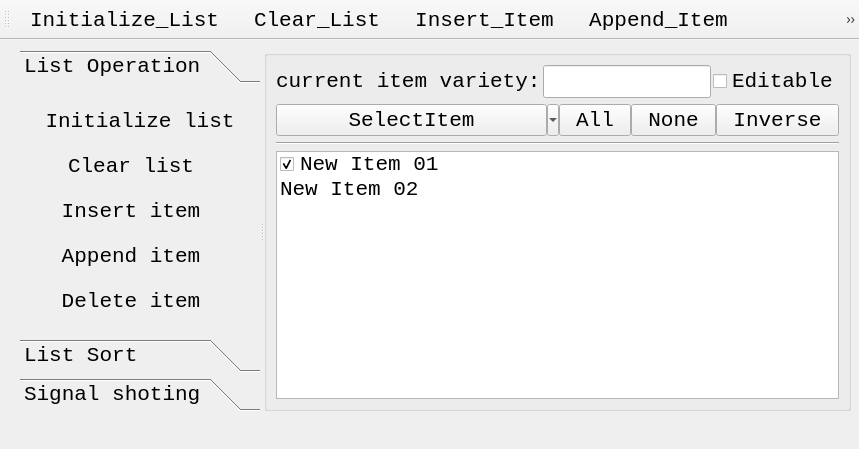
<?xml version="1.0" encoding="UTF-8"?>
<ui version="4.0">
 <class>TestListWidgetToolButton</class>
 <widget class="QMainWindow" name="TestListWidgetToolButton">
  <property name="geometry">
   <rect>
    <x>0</x>
    <y>0</y>
    <width>859</width>
    <height>449</height>
   </rect>
  </property>
  <property name="font">
   <font>
    <family>Consolas</family>
    <pointsize>16</pointsize>
   </font>
  </property>
  <property name="windowTitle">
   <string>TestListWidgetToolButton</string>
  </property>
  <widget class="QWidget" name="centralwidget">
   <widget class="QSplitter" name="splitter">
    <property name="geometry">
     <rect>
      <x>20</x>
      <y>10</y>
      <width>831</width>
      <height>361</height>
     </rect>
    </property>
    <property name="sizePolicy">
     <sizepolicy hsizetype="Expanding" vsizetype="Expanding">
      <horstretch>0</horstretch>
      <verstretch>0</verstretch>
     </sizepolicy>
    </property>
    <property name="orientation">
     <enum>Qt::Horizontal</enum>
    </property>
    <widget class="QToolBox" name="toolBox">
     <property name="sizePolicy">
      <sizepolicy hsizetype="Expanding" vsizetype="Expanding">
       <horstretch>0</horstretch>
       <verstretch>0</verstretch>
      </sizepolicy>
     </property>
     <property name="minimumSize">
      <size>
       <width>240</width>
       <height>0</height>
      </size>
     </property>
     <property name="currentIndex">
      <number>0</number>
     </property>
     <widget class="QWidget" name="page_01">
      <property name="geometry">
       <rect>
        <x>0</x>
        <y>0</y>
        <width>240</width>
        <height>244</height>
       </rect>
      </property>
      <attribute name="icon">
       <iconset resource="icons.qrc">
        <normaloff>:/icons/410.bmp</normaloff>:/icons/410.bmp</iconset>
      </attribute>
      <attribute name="label">
       <string>List Operation</string>
      </attribute>
      <layout class="QGridLayout" name="gridLayout">
       <item row="0" column="0">
        <widget class="QToolButton" name="TB_05Initialize">
         <property name="minimumSize">
          <size>
           <width>204</width>
           <height>32</height>
          </size>
         </property>
         <property name="text">
          <string>Initialize list</string>
         </property>
         <property name="toolButtonStyle">
          <enum>Qt::ToolButtonTextBesideIcon</enum>
         </property>
         <property name="autoRaise">
          <bool>true</bool>
         </property>
        </widget>
       </item>
       <item row="1" column="0">
        <widget class="QToolButton" name="TB_06ClearList">
         <property name="minimumSize">
          <size>
           <width>204</width>
           <height>32</height>
          </size>
         </property>
         <property name="text">
          <string>Clear list</string>
         </property>
         <property name="toolButtonStyle">
          <enum>Qt::ToolButtonTextBesideIcon</enum>
         </property>
         <property name="autoRaise">
          <bool>true</bool>
         </property>
        </widget>
       </item>
       <item row="2" column="0">
        <widget class="QToolButton" name="TB_07Insert">
         <property name="minimumSize">
          <size>
           <width>204</width>
           <height>32</height>
          </size>
         </property>
         <property name="text">
          <string>Insert item</string>
         </property>
         <property name="toolButtonStyle">
          <enum>Qt::ToolButtonTextBesideIcon</enum>
         </property>
         <property name="autoRaise">
          <bool>true</bool>
         </property>
        </widget>
       </item>
       <item row="3" column="0">
        <widget class="QToolButton" name="TB_08Append">
         <property name="minimumSize">
          <size>
           <width>204</width>
           <height>32</height>
          </size>
         </property>
         <property name="text">
          <string>Append item</string>
         </property>
         <property name="toolButtonStyle">
          <enum>Qt::ToolButtonTextBesideIcon</enum>
         </property>
         <property name="autoRaise">
          <bool>true</bool>
         </property>
        </widget>
       </item>
       <item row="4" column="0">
        <widget class="QToolButton" name="TB_09Delete">
         <property name="minimumSize">
          <size>
           <width>204</width>
           <height>32</height>
          </size>
         </property>
         <property name="text">
          <string>Delete item</string>
         </property>
         <property name="toolButtonStyle">
          <enum>Qt::ToolButtonTextBesideIcon</enum>
         </property>
         <property name="autoRaise">
          <bool>true</bool>
         </property>
        </widget>
       </item>
      </layout>
     </widget>
     <widget class="QWidget" name="page_02">
      <property name="geometry">
       <rect>
        <x>0</x>
        <y>0</y>
        <width>240</width>
        <height>244</height>
       </rect>
      </property>
      <attribute name="icon">
       <iconset resource="icons.qrc">
        <normaloff>:/icons/408.bmp</normaloff>:/icons/408.bmp</iconset>
      </attribute>
      <attribute name="label">
       <string>List Sort</string>
      </attribute>
      <layout class="QGridLayout" name="gridLayout_2">
       <item row="0" column="0">
        <widget class="QCheckBox" name="CB_02Sortable">
         <property name="sizePolicy">
          <sizepolicy hsizetype="Expanding" vsizetype="Fixed">
           <horstretch>0</horstretch>
           <verstretch>0</verstretch>
          </sizepolicy>
         </property>
         <property name="minimumSize">
          <size>
           <width>200</width>
           <height>32</height>
          </size>
         </property>
         <property name="maximumSize">
          <size>
           <width>16777215</width>
           <height>16777215</height>
          </size>
         </property>
         <property name="text">
          <string>Allow Sorting</string>
         </property>
        </widget>
       </item>
       <item row="1" column="0">
        <widget class="QToolButton" name="TB_10Ascending">
         <property name="sizePolicy">
          <sizepolicy hsizetype="Expanding" vsizetype="Fixed">
           <horstretch>0</horstretch>
           <verstretch>0</verstretch>
          </sizepolicy>
         </property>
         <property name="minimumSize">
          <size>
           <width>200</width>
           <height>32</height>
          </size>
         </property>
         <property name="maximumSize">
          <size>
           <width>16777215</width>
           <height>16777215</height>
          </size>
         </property>
         <property name="text">
          <string>Ascending sort</string>
         </property>
         <property name="toolButtonStyle">
          <enum>Qt::ToolButtonTextBesideIcon</enum>
         </property>
         <property name="arrowType">
          <enum>Qt::UpArrow</enum>
         </property>
        </widget>
       </item>
       <item row="2" column="0">
        <widget class="QToolButton" name="TB_11Descending">
         <property name="sizePolicy">
          <sizepolicy hsizetype="Expanding" vsizetype="Fixed">
           <horstretch>0</horstretch>
           <verstretch>0</verstretch>
          </sizepolicy>
         </property>
         <property name="minimumSize">
          <size>
           <width>200</width>
           <height>32</height>
          </size>
         </property>
         <property name="maximumSize">
          <size>
           <width>16777215</width>
           <height>16777215</height>
          </size>
         </property>
         <property name="text">
          <string>Descending sort</string>
         </property>
         <property name="toolButtonStyle">
          <enum>Qt::ToolButtonTextBesideIcon</enum>
         </property>
         <property name="autoRaise">
          <bool>false</bool>
         </property>
         <property name="arrowType">
          <enum>Qt::DownArrow</enum>
         </property>
        </widget>
       </item>
       <item row="3" column="0">
        <spacer name="verticalSpacer">
         <property name="orientation">
          <enum>Qt::Vertical</enum>
         </property>
         <property name="sizeHint" stdset="0">
          <size>
           <width>20</width>
           <height>109</height>
          </size>
         </property>
        </spacer>
       </item>
      </layout>
     </widget>
     <widget class="QWidget" name="page_03">
      <property name="geometry">
       <rect>
        <x>0</x>
        <y>0</y>
        <width>472</width>
        <height>230</height>
       </rect>
      </property>
      <attribute name="icon">
       <iconset resource="icons.qrc">
        <normaloff>:/icons/412.bmp</normaloff>:/icons/412.bmp</iconset>
      </attribute>
      <attribute name="label">
       <string>Signal shoting</string>
      </attribute>
      <layout class="QVBoxLayout" name="verticalLayout_2">
       <item>
        <layout class="QHBoxLayout" name="horizontalLayout_03">
         <property name="spacing">
          <number>6</number>
         </property>
         <item>
          <widget class="QToolButton" name="TB_12ClearText">
           <property name="sizePolicy">
            <sizepolicy hsizetype="Fixed" vsizetype="Fixed">
             <horstretch>0</horstretch>
             <verstretch>0</verstretch>
            </sizepolicy>
           </property>
           <property name="minimumSize">
            <size>
             <width>130</width>
             <height>0</height>
            </size>
           </property>
           <property name="text">
            <string>Clear Text</string>
           </property>
           <property name="toolButtonStyle">
            <enum>Qt::ToolButtonTextBesideIcon</enum>
           </property>
          </widget>
         </item>
         <item>
          <widget class="QToolButton" name="TB_13AppendSpace">
           <property name="sizePolicy">
            <sizepolicy hsizetype="Fixed" vsizetype="Fixed">
             <horstretch>0</horstretch>
             <verstretch>0</verstretch>
            </sizepolicy>
           </property>
           <property name="minimumSize">
            <size>
             <width>120</width>
             <height>0</height>
            </size>
           </property>
           <property name="text">
            <string>Add Space</string>
           </property>
           <property name="toolButtonStyle">
            <enum>Qt::ToolButtonTextBesideIcon</enum>
           </property>
          </widget>
         </item>
         <item>
          <widget class="QCheckBox" name="CB_03MouseTracking">
           <property name="sizePolicy">
            <sizepolicy hsizetype="Fixed" vsizetype="Fixed">
             <horstretch>0</horstretch>
             <verstretch>0</verstretch>
            </sizepolicy>
           </property>
           <property name="minimumSize">
            <size>
             <width>190</width>
             <height>0</height>
            </size>
           </property>
           <property name="text">
            <string>Mouse Tracking</string>
           </property>
          </widget>
         </item>
        </layout>
       </item>
       <item>
        <widget class="QPlainTextEdit" name="plainTextEdit">
         <property name="sizePolicy">
          <sizepolicy hsizetype="Expanding" vsizetype="Expanding">
           <horstretch>0</horstretch>
           <verstretch>0</verstretch>
          </sizepolicy>
         </property>
         <property name="minimumSize">
          <size>
           <width>454</width>
           <height>0</height>
          </size>
         </property>
        </widget>
       </item>
      </layout>
     </widget>
    </widget>
    <widget class="QGroupBox" name="groupBox">
     <property name="sizePolicy">
      <sizepolicy hsizetype="Expanding" vsizetype="Expanding">
       <horstretch>0</horstretch>
       <verstretch>0</verstretch>
      </sizepolicy>
     </property>
     <property name="title">
      <string/>
     </property>
     <layout class="QVBoxLayout" name="verticalLayout">
      <item>
       <layout class="QHBoxLayout" name="horizontalLayout_01">
        <property name="spacing">
         <number>2</number>
        </property>
        <item>
         <widget class="QLabel" name="label">
          <property name="sizePolicy">
           <sizepolicy hsizetype="Fixed" vsizetype="Preferred">
            <horstretch>0</horstretch>
            <verstretch>0</verstretch>
           </sizepolicy>
          </property>
          <property name="text">
           <string>current item variety:</string>
          </property>
         </widget>
        </item>
        <item>
         <widget class="QLineEdit" name="lineEdit">
          <property name="sizePolicy">
           <sizepolicy hsizetype="Expanding" vsizetype="Fixed">
            <horstretch>0</horstretch>
            <verstretch>0</verstretch>
           </sizepolicy>
          </property>
         </widget>
        </item>
        <item>
         <widget class="QCheckBox" name="CB_01Editable">
          <property name="sizePolicy">
           <sizepolicy hsizetype="Preferred" vsizetype="Fixed">
            <horstretch>0</horstretch>
            <verstretch>0</verstretch>
           </sizepolicy>
          </property>
          <property name="text">
           <string>Editable</string>
          </property>
         </widget>
        </item>
       </layout>
      </item>
      <item>
       <layout class="QHBoxLayout" name="horizontalLayout_02">
        <property name="spacing">
         <number>0</number>
        </property>
        <item>
         <widget class="QToolButton" name="TB_01SelectItem">
          <property name="sizePolicy">
           <sizepolicy hsizetype="Expanding" vsizetype="Fixed">
            <horstretch>0</horstretch>
            <verstretch>0</verstretch>
           </sizepolicy>
          </property>
          <property name="text">
           <string>SelectItem</string>
          </property>
          <property name="popupMode">
           <enum>QToolButton::MenuButtonPopup</enum>
          </property>
          <property name="toolButtonStyle">
           <enum>Qt::ToolButtonTextBesideIcon</enum>
          </property>
         </widget>
        </item>
        <item>
         <widget class="QToolButton" name="TB_02SelectAll">
          <property name="sizePolicy">
           <sizepolicy hsizetype="Preferred" vsizetype="Fixed">
            <horstretch>0</horstretch>
            <verstretch>0</verstretch>
           </sizepolicy>
          </property>
          <property name="text">
           <string>All</string>
          </property>
          <property name="toolButtonStyle">
           <enum>Qt::ToolButtonTextBesideIcon</enum>
          </property>
         </widget>
        </item>
        <item>
         <widget class="QToolButton" name="TB_03SelectNone">
          <property name="sizePolicy">
           <sizepolicy hsizetype="Preferred" vsizetype="Fixed">
            <horstretch>0</horstretch>
            <verstretch>0</verstretch>
           </sizepolicy>
          </property>
          <property name="text">
           <string>None</string>
          </property>
          <property name="toolButtonStyle">
           <enum>Qt::ToolButtonTextBesideIcon</enum>
          </property>
         </widget>
        </item>
        <item>
         <widget class="QToolButton" name="TB_04SelectInverse">
          <property name="sizePolicy">
           <sizepolicy hsizetype="Preferred" vsizetype="Fixed">
            <horstretch>0</horstretch>
            <verstretch>0</verstretch>
           </sizepolicy>
          </property>
          <property name="text">
           <string>Inverse</string>
          </property>
          <property name="toolButtonStyle">
           <enum>Qt::ToolButtonTextBesideIcon</enum>
          </property>
         </widget>
        </item>
       </layout>
      </item>
      <item>
       <widget class="Line" name="line">
        <property name="orientation">
         <enum>Qt::Horizontal</enum>
        </property>
       </widget>
      </item>
      <item>
       <widget class="QListWidget" name="listWidget">
        <property name="sizePolicy">
         <sizepolicy hsizetype="Expanding" vsizetype="Expanding">
          <horstretch>0</horstretch>
          <verstretch>0</verstretch>
         </sizepolicy>
        </property>
        <property name="contextMenuPolicy">
         <enum>Qt::CustomContextMenu</enum>
        </property>
        <item>
         <property name="text">
          <string>New Item 01</string>
         </property>
         <property name="font">
          <font>
           <family>Consolas</family>
           <pointsize>16</pointsize>
          </font>
         </property>
         <property name="checkState">
          <enum>Checked</enum>
         </property>
         <property name="icon">
          <iconset resource="icons.qrc">
           <normaloff>:/icons/check2.ico</normaloff>:/icons/check2.ico</iconset>
         </property>
        </item>
        <item>
         <property name="text">
          <string>New Item 02</string>
         </property>
         <property name="font">
          <font>
           <family>Consolas</family>
           <pointsize>16</pointsize>
          </font>
         </property>
         <property name="checkState">
          <enum>Unchecked</enum>
         </property>
         <property name="icon">
          <iconset resource="icons.qrc">
           <normaloff>:/icons/check2.ico</normaloff>:/icons/check2.ico</iconset>
         </property>
        </item>
       </widget>
      </item>
     </layout>
    </widget>
   </widget>
  </widget>
  <widget class="QToolBar" name="toolBar">
   <property name="windowTitle">
    <string>toolBar</string>
   </property>
   <property name="iconSize">
    <size>
     <width>32</width>
     <height>32</height>
    </size>
   </property>
   <property name="toolButtonStyle">
    <enum>Qt::ToolButtonTextBesideIcon</enum>
   </property>
   <attribute name="toolBarArea">
    <enum>TopToolBarArea</enum>
   </attribute>
   <attribute name="toolBarBreak">
    <bool>false</bool>
   </attribute>
   <addaction name="actList_Init"/>
   <addaction name="actList_Clear"/>
   <addaction name="actList_Insert"/>
   <addaction name="actList_Append"/>
   <addaction name="actList_Delete"/>
   <addaction name="separator"/>
  </widget>
  <action name="actList_Init">
   <property name="icon">
    <iconset resource="icons.qrc">
     <normaloff>:/icons/128.bmp</normaloff>:/icons/128.bmp</iconset>
   </property>
   <property name="text">
    <string>Initialize_List</string>
   </property>
   <property name="toolTip">
    <string>初始化列表</string>
   </property>
   <property name="font">
    <font>
     <family>Consolas</family>
     <pointsize>16</pointsize>
    </font>
   </property>
   <property name="shortcut">
    <string>Ctrl+I</string>
   </property>
  </action>
  <action name="actList_Clear">
   <property name="icon">
    <iconset resource="icons.qrc">
     <normaloff>:/icons/delete1.bmp</normaloff>:/icons/delete1.bmp</iconset>
   </property>
   <property name="text">
    <string>Clear_List</string>
   </property>
   <property name="toolTip">
    <string>清除列表</string>
   </property>
   <property name="font">
    <font>
     <family>Consolas</family>
     <pointsize>16</pointsize>
    </font>
   </property>
   <property name="shortcut">
    <string>Ctrl+L</string>
   </property>
  </action>
  <action name="actList_Insert">
   <property name="icon">
    <iconset resource="icons.qrc">
     <normaloff>:/icons/424.bmp</normaloff>:/icons/424.bmp</iconset>
   </property>
   <property name="text">
    <string>Insert_Item</string>
   </property>
   <property name="toolTip">
    <string>插入项</string>
   </property>
   <property name="font">
    <font>
     <family>Consolas</family>
     <pointsize>16</pointsize>
    </font>
   </property>
   <property name="shortcut">
    <string>Ctrl+Shift+I</string>
   </property>
  </action>
  <action name="actList_Append">
   <property name="icon">
    <iconset resource="icons.qrc">
     <normaloff>:/icons/316.bmp</normaloff>:/icons/316.bmp</iconset>
   </property>
   <property name="text">
    <string>Append_Item</string>
   </property>
   <property name="toolTip">
    <string>添加项</string>
   </property>
   <property name="font">
    <font>
     <family>Consolas</family>
     <pointsize>16</pointsize>
    </font>
   </property>
   <property name="shortcut">
    <string>Ctrl+Shift+A</string>
   </property>
  </action>
  <action name="actList_Delete">
   <property name="icon">
    <iconset resource="icons.qrc">
     <normaloff>:/icons/324.bmp</normaloff>:/icons/324.bmp</iconset>
   </property>
   <property name="text">
    <string>Delete_Item</string>
   </property>
   <property name="toolTip">
    <string>删除当前项</string>
   </property>
   <property name="font">
    <font>
     <family>Consolas</family>
     <pointsize>16</pointsize>
    </font>
   </property>
   <property name="shortcut">
    <string>Ctrl+Shift+D</string>
   </property>
  </action>
  <action name="actSelect_All">
   <property name="icon">
    <iconset resource="icons.qrc">
     <normaloff>:/icons/122.bmp</normaloff>:/icons/122.bmp</iconset>
   </property>
   <property name="text">
    <string>Select_All</string>
   </property>
   <property name="toolTip">
    <string>全选</string>
   </property>
   <property name="font">
    <font>
     <family>Consolas</family>
     <pointsize>16</pointsize>
    </font>
   </property>
  </action>
  <action name="actSelect_None">
   <property name="icon">
    <iconset resource="icons.qrc">
     <normaloff>:/icons/123.bmp</normaloff>:/icons/123.bmp</iconset>
   </property>
   <property name="text">
    <string>Select_None</string>
   </property>
   <property name="toolTip">
    <string>全不选</string>
   </property>
   <property name="font">
    <font>
     <family>Consolas</family>
     <pointsize>16</pointsize>
    </font>
   </property>
  </action>
  <action name="actSelect_Inverse">
   <property name="icon">
    <iconset resource="icons.qrc">
     <normaloff>:/icons/326.bmp</normaloff>:/icons/326.bmp</iconset>
   </property>
   <property name="text">
    <string>Select_Inverse</string>
   </property>
   <property name="toolTip">
    <string>反选</string>
   </property>
   <property name="font">
    <font>
     <family>Consolas</family>
     <pointsize>16</pointsize>
    </font>
   </property>
  </action>
  <action name="actSelect_PopMenu">
   <property name="icon">
    <iconset resource="icons.qrc">
     <normaloff>:/icons/124.bmp</normaloff>:/icons/124.bmp</iconset>
   </property>
   <property name="text">
    <string>Select_PopMenu</string>
   </property>
   <property name="toolTip">
    <string>项选择</string>
   </property>
   <property name="font">
    <font>
     <family>Consolas</family>
     <pointsize>16</pointsize>
    </font>
   </property>
  </action>
  <action name="actSys_Quit">
   <property name="icon">
    <iconset resource="icons.qrc">
     <normaloff>:/icons/exit.bmp</normaloff>:/icons/exit.bmp</iconset>
   </property>
   <property name="text">
    <string>Quit</string>
   </property>
   <property name="toolTip">
    <string>退出</string>
   </property>
   <property name="font">
    <font>
     <family>Consolas</family>
     <pointsize>16</pointsize>
    </font>
   </property>
  </action>
 </widget>
 <resources>
  <include location="icons.qrc"/>
 </resources>
 <connections>
  <connection>
   <sender>actSelect_PopMenu</sender>
   <signal>triggered()</signal>
   <receiver>actSelect_Inverse</receiver>
   <slot>trigger()</slot>
   <hints>
    <hint type="sourcelabel">
     <x>-1</x>
     <y>-1</y>
    </hint>
    <hint type="destinationlabel">
     <x>-1</x>
     <y>-1</y>
    </hint>
   </hints>
  </connection>
  <connection>
   <sender>actSys_Quit</sender>
   <signal>triggered()</signal>
   <receiver>TestListWidgetToolButton</receiver>
   <slot>close()</slot>
   <hints>
    <hint type="sourcelabel">
     <x>-1</x>
     <y>-1</y>
    </hint>
    <hint type="destinationlabel">
     <x>423</x>
     <y>214</y>
    </hint>
   </hints>
  </connection>
  <connection>
   <sender>actList_Clear</sender>
   <signal>triggered()</signal>
   <receiver>listWidget</receiver>
   <slot>clear()</slot>
   <hints>
    <hint type="sourcelabel">
     <x>-1</x>
     <y>-1</y>
    </hint>
    <hint type="destinationlabel">
     <x>541</x>
     <y>289</y>
    </hint>
   </hints>
  </connection>
  <connection>
   <sender>TB_12ClearText</sender>
   <signal>clicked()</signal>
   <receiver>plainTextEdit</receiver>
   <slot>clear()</slot>
   <hints>
    <hint type="sourcelabel">
     <x>-116</x>
     <y>199</y>
    </hint>
    <hint type="destinationlabel">
     <x>130</x>
     <y>296</y>
    </hint>
   </hints>
  </connection>
  <connection>
   <sender>TB_12ClearText</sender>
   <signal>clicked()</signal>
   <receiver>lineEdit</receiver>
   <slot>clear()</slot>
   <hints>
    <hint type="sourcelabel">
     <x>-94</x>
     <y>202</y>
    </hint>
    <hint type="destinationlabel">
     <x>562</x>
     <y>91</y>
    </hint>
   </hints>
  </connection>
 </connections>
</ui>
